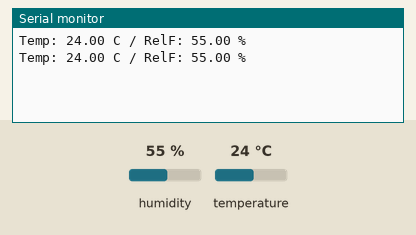
Simulated run of this sketch. Board: Arduino Uno, built with avr-gcc and run on an emulated ATmega328P. On the bench: the last lines printed to the serial monitor. The inputs (shaded band) are chosen by the test bench; at power-on: humidity 55 %, temperature 24 °C.

Above: at 2.8 s.
2.9 s: humidity set to 22 %
At 5.3 s:
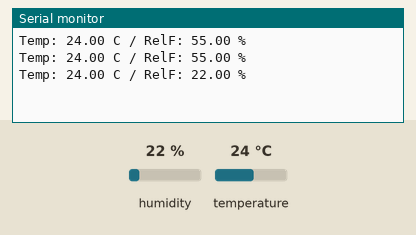
5.6 s: temperature set to 12 °C
At 6.5 s:
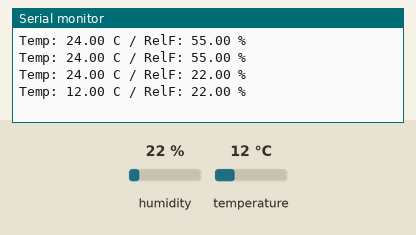
8.3 s: humidity set to 40 %
At 11.4 s:
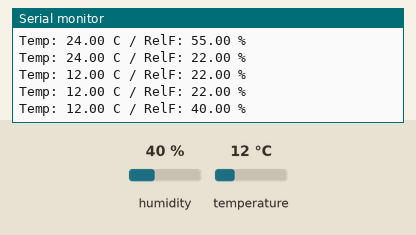
Timing chart, 0 to 12.9 s (numbered marks = the images above; inputs shaded):
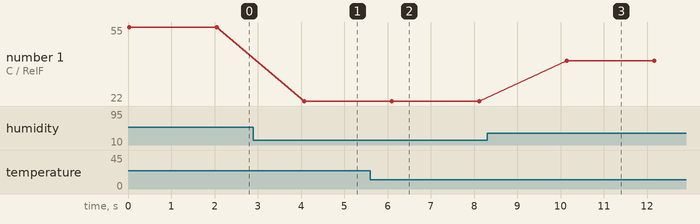

The sketch:

temp_sensor.ino
```cpp
#include <dht11.h>
int DHT11PIN = A0;
dht11 DHT11;

void setup() {
  // put your setup code here, to run once:
  Serial.begin(9600);
}

void loop() {
  // put your main code here, to run repeatedly:
  int chk = DHT11.read(DHT11PIN);

  Serial.print("Temp: ");
  Serial.print((float)DHT11.temperature);
  Serial.print(" C ");

  Serial.print("/ RelF: ");
  Serial.print((float)DHT11.humidity);
  Serial.print(" % ");

  Serial.println();
  delay(2000);
}
```

Measured:
- after the input at 2.9 s, the serial monitor: prints a new line after 1.2 s (image 1)
- after the input at 5.6 s, the serial monitor: prints a new line after 0.50 s (image 2)
- after the input at 8.3 s, the serial monitor: prints a new line after 1.8 s (image 3)
- plotted number 1: 55 → 22 after the input at 2.9 s, 22 → 40 after the input at 8.3 s
